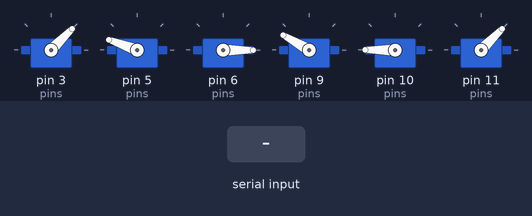
This sketch was run on a simulated Arduino Uno, built with avr-gcc and run on an emulated ATmega328P. Shown: 6 × servo. Inputs (shaded band) come from the test bench.

Above: at 1.5 s.
1.6 s: "90,45\n" received over Serial
At 2.61 s:
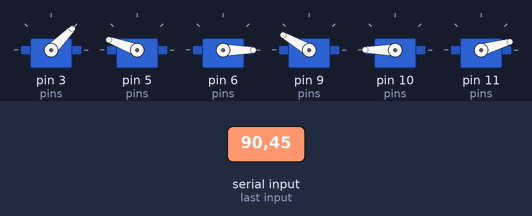
At 3.4 s:
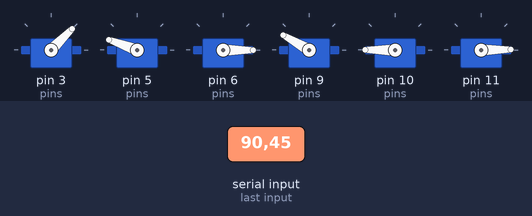
4.3 s: "30,150\n" received over Serial
At 9.6 s:
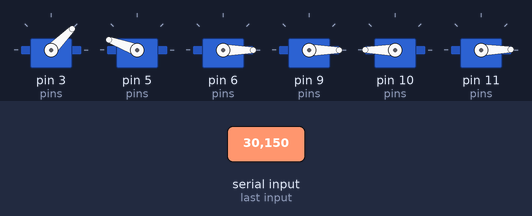
Timing chart, 0 to 11.1 s (numbered marks = the images above; inputs shaded):
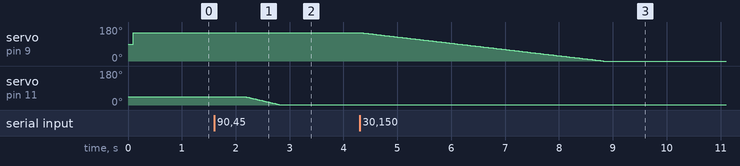

The sketch:

main.ino
```cpp
/*******************************************************************************
  Treball de recerca Novembre 2019
  Marc Boné

  El codi següent controla un braç robòtic amb 6DOF (degrees of freedon, graus de
  llibertat), és a dir, sis articulacions. Les articulacions estan numerades del 0
  al 5 començant per la base, per tant la base serà l'articulació número 0 i el
  ganxo la número 5.

  El protocol seguit per rebre les dades a través de Bluetooth és el següent:
  El dispositiu enviarà un nombre de 4 o menys digits, acabant el seu enviament
  amb un salt de línia, el primer digit indicarà quin motor es desitja moure,
  seguit dels 3 digits que indicaran els graus als que es vol arribar.
  Les posicions inicials estan calibrades per a aquest robot en concret, s'han de
  calibrar novament si es vol fer servir amb un altre braç de 6DOF.
*******************************************************************************/

#include<Servo.h>

int rpos[6] = {45, 160, 0, 150, 180, 45}; //Array amb les posicions inicials de cada servo motor,
//dependran de la calibració dels motors en el muntatge del braç.

class myServo {
    int startpos;
    Servo servo;
    bool smooth; // En moure els motors més de 45 graus es farà que accelerin al començament i frenin al final del recorregut,
                 // això evita que els moviments siguin massa bruscs, aquesta variable serveix per a no aplicar això als dos últims
                 // motors, ja que el seu moviment és tant curt que no val la pena alentir-los, no passarà res perque vagin ràpid.

  public:

    void startingpos () { //Aquesta funció posa el servo motor a la seva posició inicial.
      servo.write(startpos);
    }

    void init(int pin, int restpos, bool smooth1 = true) { //Aquesta funció inicialitza els servo motors i les variables necessàries pel seu control.
      servo.attach(pin);
      smooth = smooth1;
      startpos = restpos;
    }

    int f(double x) {
      return 80 * x * x - 80 * x + 30;
    }
    // Aquesta funció retorna el valor del delay entre graus, és a dir, controla la velocitat dels moviments.
    // És la funció que he calculat préviament per a tenir 30ms a l'inici i al final i 10ms en el tram més ràpid.

    void move(int deg) { // Aquesta funció controla el moviment dels servo motors, és la part central del codi.
      int current_deg = servo.read();
      if (deg > current_deg) {
        int desp = deg - current_deg;
        for (int i = 0; i < desp; ++i) {
          servo.write(current_deg + i);
          if (desp > 45 && smooth) delay(f((double)(i / desp)));
          else delay (15);
        }
      } else {
        int desp = current_deg - deg;
        for (int i = 0; i < desp; ++i) {
          servo.write(current_deg - i);
          if (desp > 45 && smooth) delay(f((double)(i / desp)));
          else delay(15);
        }
      }
    }
};

myServo a[6];

void setup() {
  Serial.begin(9600); // S'inicia la comunicació per Bluetooth.
  while (!Serial);

  int pins[6] = {3, 5, 6, 9, 10, 11}; // Array amb els pins en els que estan connectats els servo motors, depén del circuit.

  for (int i = 0; i < 6; ++i) { // Inicialització de tots els servo motors.
    a[i].init(pins[i], rpos[i], i != 4 && i != 5);
  }

  for (int i = 5;  i >= 0; --i) { // Es posen tots els servo motors a la seva respectiva posició inicial.
    a[i].startingpos();
    delay(50);
  }
}

void loop() {
  int inputdeg = 0; // Inicialització de totes les variables que rebran la informació a través de Bluetooth.
  char buff[4];
  char motor;

  while (Serial.available() <= 0); // Bucle que atura el codi fins que arribi algun valor a través de Bluetooth.

  do { //Bucle que atura el codi fins que el valor rebut sigui vàlid, eliminant així els salts de línia que podrien interferir amb les dades.
    motor = Serial.read() - '0';
  } while (motor < 0 || motor > 9);

  const int n = Serial.readBytesUntil('\n', buff, 3); // Aquesta variable contindrà el nombre de digits dels graus que es volen moure.
                                                      // La mateixa instrucció també posarà els valors dels graus en l'array buff, inicialitzat préviament.

  for (int i = 0; i < n; ++i) inputdeg = inputdeg * 10 + (buff[i] - '0'); // Aquest Bucle converteix els caracters de l'array buff en int (integers) i els introdueix a la variable inputdeg

  a[motor].move(inputdeg); // Instrucció que envia a la funció move de la classe creada quin motor s'ha de moure i la informació necessària per fer-ho.
}
```

Measured:
- after the input at 1.6 s, servo on pin 11 (pins): moves from 45° to 1° over 0.65 s, starting after 0.56 s
- after the input at 4.3 s, servo on pin 9 (pins): moves from 150° to 0° over 4.5 s, starting at once
